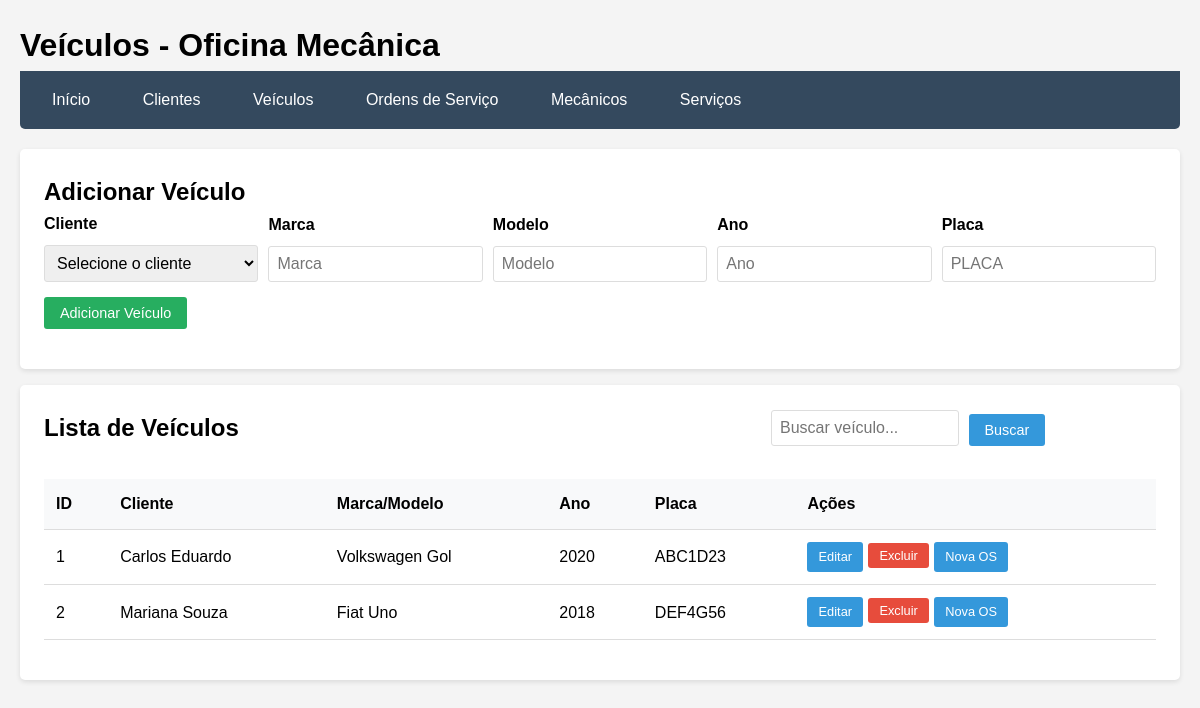
Screenshot of /veiculos.php with the database file from the repository.
### tables this page shows
CREATE TABLE veiculos (
    id_veiculo INT AUTO_INCREMENT PRIMARY KEY,
    id_cliente INT NOT NULL,
    marca VARCHAR(50) NOT NULL,
    modelo VARCHAR(50) NOT NULL,
    ano INT,
    placa VARCHAR(10) UNIQUE NOT NULL,
    FOREIGN KEY (id_cliente) REFERENCES clientes(id_cliente) ON DELETE CASCADE
);

CREATE TABLE clientes (
    id_cliente INT AUTO_INCREMENT PRIMARY KEY,
    nome VARCHAR(100) NOT NULL,
    telefone VARCHAR(20),
    email VARCHAR(100)
);

### veiculos.php (the view, shortened to what this page needs)
<?php include 'config.php'; ?>
<?php
$editando = false;
$veiculo_edit = null;
$busca = '';
if(isset($_GET['busca'])){
    $busca = $_GET['busca'];
    $sql = "SELECT v.*, c.nome as cliente FROM veiculos v
            JOIN clientes c ON v.id_cliente = c.id_cliente
            WHERE v.placa LIKE ? OR v.marca LIKE ? OR v.modelo LIKE ? OR c.nome LIKE ?
            ORDER BY c.nome, v.marca";
    $stmt = $pdo->prepare($sql);
    $stmt->execute(["%$busca%", "%$busca%", "%$busca%", "%$busca%"]);
} else {
    $stmt = $pdo->query("SELECT v.*, c.nome as cliente FROM veiculos v JOIN clientes c ON v.id_cliente = c.id_cliente ORDER BY c.nome, v.marca");
}
$veiculos = $stmt->fetchAll();
?>
<!DOCTYPE html>
<html>
<head>
    <link rel="stylesheet" href="style.css">
</head>
<body>
    <div class="container">
        <h1>Veículos - Oficina Mecânica</h1>
        <nav>
            <a href="index.php">Início</a>
            <a href="clientes.php">Clientes</a>
            <a href="veiculos.php">Veículos</a>
            <a href="ordens.php">Ordens de Serviço</a>
            <a href="mecanicos.php">Mecânicos</a>
            <a href="servicos.php">Serviços</a>
        </nav>
        <div class="card">
            <h2><?php echo $editando ? 'Editar Veículo' : 'Adicionar Veículo'; ?></h2>
            <form method="POST">
                <div class="form-inline">
                    <div class="form-group">
                        <label>Cliente</label>
                        <select name="id_cliente" required>
                            <option value="">Selecione o cliente</option>
                        </select>
                    </div>
                    <div class="form-group">
                        <label>Marca</label>
                        <input type="text" name="marca" placeholder="Marca" required
                               value="<?php echo $editando ? htmlspecialchars($veiculo_edit['marca']) : ''; ?>">
                    </div>
                    <div class="form-group">
                        <label>Modelo</label>
                        <input type="text" name="modelo" placeholder="Modelo" required
                               value="<?php echo $editando ? htmlspecialchars($veiculo_edit['modelo']) : ''; ?>">
                    </div>
                    <div class="form-group">
                        <label>Ano</label>
                        <input type="number" name="ano" placeholder="Ano" min="1900" max="2030"
                               value="<?php echo $editando ? $veiculo_edit['ano'] : ''; ?>">
                    </div>
                    <div class="form-group">
                        <label>Placa</label>
                        <input type="text" name="placa" placeholder="Placa" required style="text-transform: uppercase;"
                               value="<?php echo $editando ? htmlspecialchars($veiculo_edit['placa']) : ''; ?>">
                    </div>
                </div>
                <div class="form-group" style="margin-top: 15px;">
                    <?php if($editando): ?>
                        <button type="submit" name="editar" class="btn btn-success">Atualizar Veículo</button>
                        <button type="submit" name="cancelar_edicao" class="btn btn-danger">Cancelar</button>
                    <?php else: ?>
                        <button type="submit" name="adicionar" class="btn btn-success">Adicionar Veículo</button>
                    <?php endif; ?>
                </div>
            </form>
        </div>
        <div class="card">
            <div class="header-actions">
                <h2>Lista de Veículos</h2>
                <form method="GET" class="form-inline">
                    <div class="form-group">
                        <input type="text" name="busca" placeholder="Buscar veículo..." value="<?php echo htmlspecialchars($busca); ?>">
                    </div>
                    <div class="form-group">
                        <button type="submit" class="btn">Buscar</button>
                    </div>
                </form>
            </div>
            <?php if(count($veiculos) > 0): ?>
            <div class="table-responsive">
                <table>
                    <thead>
                        <tr>
                            <th>ID</th>
                            <th>Cliente</th>
                            <th>Marca/Modelo</th>
                            <th>Ano</th>
                            <th>Placa</th>
                            <th>Ações</th>
                        </tr>
                    </thead>
                    <tbody>
                        <?php foreach($veiculos as $veiculo): ?>
                        <tr>
                            <td><?php echo $veiculo['id_veiculo']; ?></td>
                            <td><?php echo htmlspecialchars($veiculo['cliente']); ?></td>
                            <td><?php echo htmlspecialchars($veiculo['marca'] . ' ' . $veiculo['modelo']); ?></td>
                            <td><?php echo $veiculo['ano']; ?></td>
                            <td><?php echo $veiculo['placa']; ?></td>
                            <td class="action-buttons">
                                <a href="?editar=<?php echo $veiculo['id_veiculo']; ?>" class="btn btn-sm">Editar</a>
                                <form method="POST" style="display: inline;">
                                    <button type="submit" name="excluir" class="btn btn-danger btn-sm"
                                            onclick="return confirm('Tem certeza que deseja excluir o veículo <?php echo htmlspecialchars($veiculo['marca'] . ' ' . $veiculo['modelo']); ?>?')">
                                        Excluir
                                    </button>
                                </form>
                                <a href="ordens.php?veiculo=<?php echo $veiculo['id_veiculo']; ?>" class="btn btn-sm">Nova OS</a>
                            </td>
                        </tr>
                        <?php endforeach; ?>
                    </tbody>
                </table>
            </div>
            <?php else: ?>
                <p>Nenhum veículo encontrado.</p>
            <?php endif; ?>
        </div>
    </div>
</body>
</html>

### style.css (style rules this page uses)
* { margin: 0; padding: 0; box-sizing: border-box; }
body { font-family: Arial, sans-serif; background: #f4f4f4; line-height: 1.6; }
.container { max-width: 1200px; margin: 0 auto; padding: 20px; }
nav { background: #34495e; padding: 1rem; margin-bottom: 20px; border-radius: 0 0 5px 5px; }
nav a { color: white; text-decoration: none; margin-right: 1rem; padding: 0.5rem 1rem; border-radius: 3px; transition: background 0.3s; }
.card { background: white; padding: 1.5rem; margin: 1rem 0; border-radius: 5px; box-shadow: 0 2px 5px rgba(0,0,0,0.1); }
.table-responsive { overflow-x: auto; }
table { width: 100%; border-collapse: collapse; margin: 1rem 0; }
th, td { padding: 0.75rem; text-align: left; border-bottom: 1px solid #ddd; }
th { background: #f8f9fa; font-weight: bold; }
.btn { background: #3498db; color: white; padding: 0.5rem 1rem; border: none; border-radius: 3px; cursor: pointer; text-decoration: none; display: inline-block; font-size: 0.9rem; transition: background 0.3s; }
.btn-success { background: #27ae60; }
.btn-danger { background: #e74c3c; }
.btn-sm { padding: 0.3rem 0.7rem; font-size: 0.8rem; }
.form-group { margin-bottom: 1rem; }
label { display: block; margin-bottom: 0.5rem; font-weight: bold; }
input, select, textarea { width: 100%; padding: 0.5rem; border: 1px solid #ddd; border-radius: 3px; font-size: 1rem; }
.header-actions { display: flex; justify-content: space-between; align-items: center; margin-bottom: 1rem; flex-wrap: wrap; gap: 1rem; }
.form-inline { display: flex; gap: 10px; align-items: end; flex-wrap: wrap; }
.form-inline .form-group { margin-bottom: 0; flex: 1; min-width: 150px; }
.action-buttons { display: flex; gap: 5px; flex-wrap: wrap; }

### rows the page displays
veiculos: id_veiculo "1", id_cliente.nome "Carlos Eduardo", marca+modelo "Volkswagen Gol", ano "2020", placa "ABC1D23"
veiculos: id_veiculo "2", id_cliente.nome "Mariana Souza", marca+modelo "Fiat Uno", ano "2018", placa "DEF4G56"
